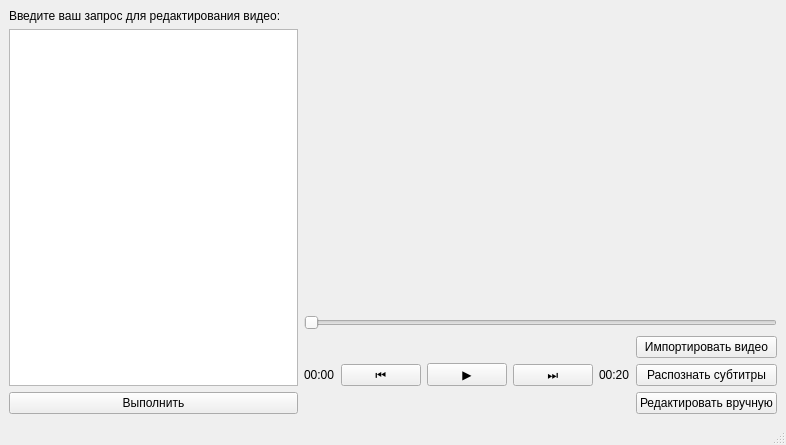
<?xml version="1.0" encoding="UTF-8"?>
<ui version="4.0">
 <class>AiVideo</class>
 <widget class="QMainWindow" name="AiVideo">
  <property name="geometry">
   <rect>
    <x>0</x>
    <y>0</y>
    <width>786</width>
    <height>445</height>
   </rect>
  </property>
  <widget class="QWidget" name="centralWidget">
   <layout class="QHBoxLayout" name="mainLayout">
    <item>
     <layout class="QVBoxLayout" name="leftPanelLayout">
      <item>
       <widget class="QLabel" name="label">
        <property name="text">
         <string>Введите ваш запрос для редактирования видео:</string>
        </property>
       </widget>
      </item>
      <item>
       <widget class="QTextEdit" name="instructionText"/>
      </item>
      <item>
       <widget class="QPushButton" name="runButton">
        <property name="text">
         <string>Выполнить</string>
        </property>
       </widget>
      </item>
     </layout>
    </item>
    <item>
     <layout class="QVBoxLayout" name="centerPanelLayout">
      <item>
       <widget class="QWidget" name="videoFrame" native="true"/>
      </item>
      <item>
       <widget class="QSlider" name="videoSlider">
        <property name="orientation">
         <enum>Qt::Orientation::Horizontal</enum>
        </property>
       </widget>
      </item>
      <item>
       <layout class="QHBoxLayout" name="controlsLayout">
        <item>
         <widget class="QLabel" name="timeStartLabel">
          <property name="text">
           <string>00:00</string>
          </property>
         </widget>
        </item>
        <item>
         <widget class="QPushButton" name="prevButton">
          <property name="text">
           <string>⏮</string>
          </property>
         </widget>
        </item>
        <item>
         <widget class="QPushButton" name="playPauseButton">
          <property name="text">
           <string>▶</string>
          </property>
         </widget>
        </item>
        <item>
         <widget class="QPushButton" name="nextButton">
          <property name="text">
           <string>⏭</string>
          </property>
         </widget>
        </item>
        <item>
         <widget class="QLabel" name="timeEndLabel">
          <property name="text">
           <string>00:20</string>
          </property>
         </widget>
        </item>
        <item>
         <layout class="QVBoxLayout" name="rightPanelLayout">
          <item>
           <widget class="QPushButton" name="importButton">
            <property name="text">
             <string>Импортировать видео</string>
            </property>
           </widget>
          </item>
          <item>
           <widget class="QPushButton" name="recognizeButton">
            <property name="text">
             <string>Распознать субтитры</string>
            </property>
           </widget>
          </item>
          <item>
           <widget class="QPushButton" name="editButton">
            <property name="text">
             <string>Редактировать вручную</string>
            </property>
           </widget>
          </item>
         </layout>
        </item>
       </layout>
      </item>
     </layout>
    </item>
   </layout>
  </widget>
  <widget class="QStatusBar" name="statusBar"/>
 </widget>
 <resources/>
 <connections/>
</ui>
